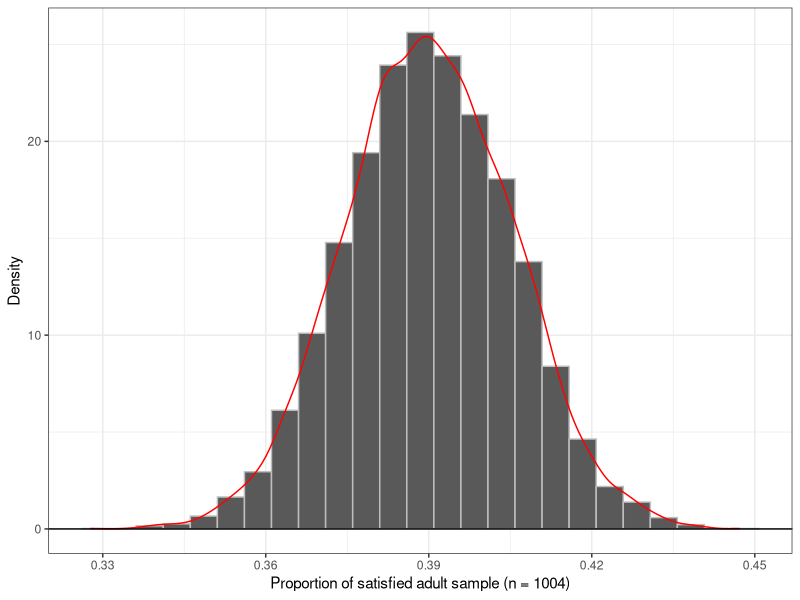
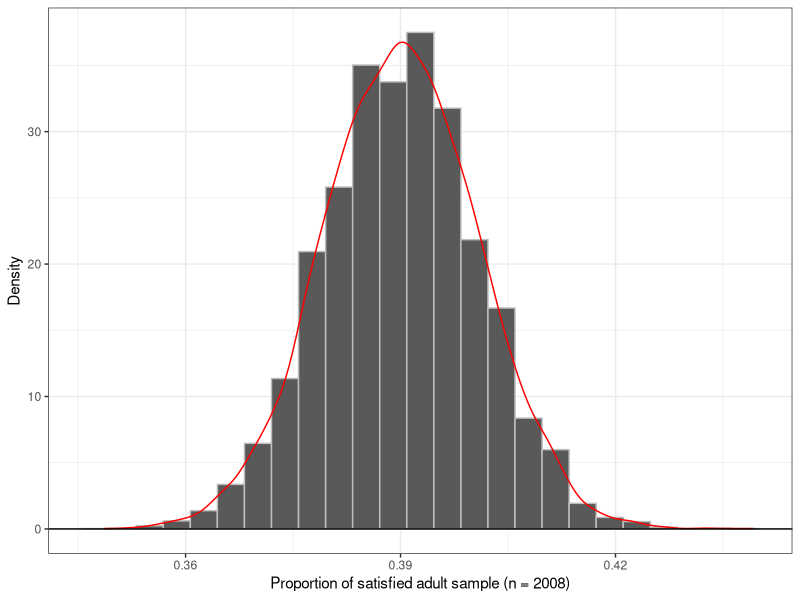

Here is the R script that generated these plots, in order:
################################################################################
# LAB 10 R CODE
# YULIIA HELEVERIA
# MATH 240 - SPRING 2025
################################################################################

################################################################################
# Load Libraries
################################################################################
library(tidyverse)
library(ggplot2)

################################################################################
# TASK 1: Basic Simulation
################################################################################
#generate 10k polls for satisfaction with US world position
n.serveyed <- 1004 #sample size
probability <- 0.39
n.repeat <- 10000

#generate the poll completion 10,000 times
poll <- rbinom(n.repeat, n.serveyed, probability)

#put data into tibble for plotting
ggpoll <- tibble(poll)|>
  mutate(poll = poll/n.serveyed)#convert the data into proportion

#plot a histogram of sample proportion with superimposed density
plot.poll <- ggplot(data = ggpoll)+
  geom_histogram(aes(x = poll, y = after_stat(density)),
                 color="grey",
                 bins = 25)+ #histogram of generated polls
  geom_density(aes(x = poll),
               color = "red")+ #superimposed density
  scale_x_continuous(breaks = seq(0.3, 0.5, by = 0.03))+ #put ticks on y-axis
  geom_hline(yintercept = 0)+ #add y-intercept
  theme_bw()+
  xlab("Proportion of satisfied adult sample (n = 1004)")+ #add x and y label
  ylab("Density")

#double the sample size and perform the same computation
double.serveyed <- 2008 #new sample size

#generate the poll completion 10,000 times
poll.double <- rbinom(n.repeat, double.serveyed, probability)

#put data into tibble for plotting
ggpoll.double <- tibble(poll.double)|>
  mutate(poll = poll.double/double.serveyed) #convert the data into proportion

#plot a histogram of sample proportion with superimposed density
plot.poll.double <- ggplot(data = ggpoll.double)+
  geom_histogram(aes(x = poll, y = after_stat(density)),
                 color="grey",
                 bins = 25)+ #histogram of generated polls
  geom_density(aes(x = poll),
               color = "red")+ #superimposed density
  scale_x_continuous(breaks = seq(0.3, 0.5, by = 0.03))+ #put ticks on y-axis
  geom_hline(yintercept = 0)+ #add y-intercept
  theme_bw()+
  xlab("Proportion of satisfied adult sample (n = 2008)")+ #add x and y label
  ylab("Density")
